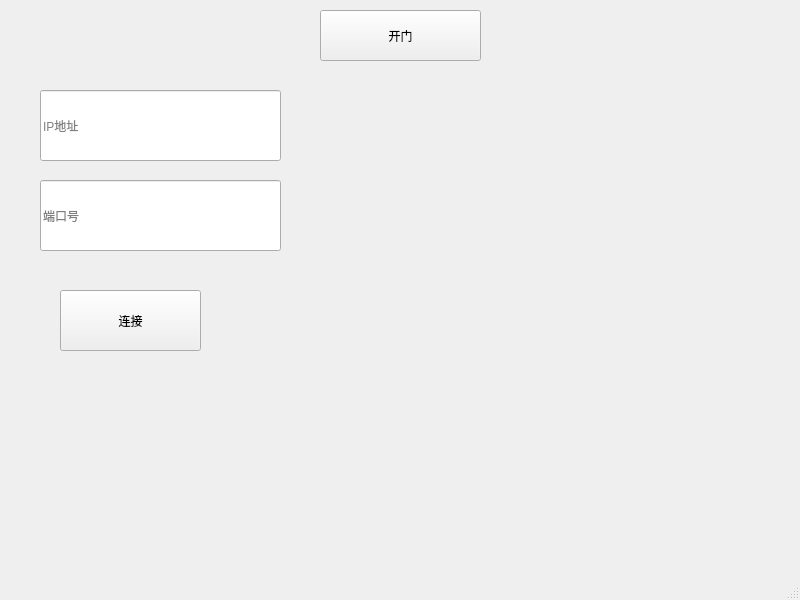
<?xml version="1.0" encoding="UTF-8"?>
<ui version="4.0">
 <class>mqtt</class>
 <widget class="QMainWindow" name="mqtt">
  <property name="geometry">
   <rect>
    <x>0</x>
    <y>0</y>
    <width>800</width>
    <height>600</height>
   </rect>
  </property>
  <property name="windowTitle">
   <string>mqtt</string>
  </property>
  <widget class="QWidget" name="centralwidget">
   <widget class="QLineEdit" name="lineEdit">
    <property name="geometry">
     <rect>
      <x>40</x>
      <y>90</y>
      <width>241</width>
      <height>71</height>
     </rect>
    </property>
    <property name="placeholderText">
     <string>IP地址</string>
    </property>
   </widget>
   <widget class="QLineEdit" name="lineEdit_2">
    <property name="geometry">
     <rect>
      <x>40</x>
      <y>180</y>
      <width>241</width>
      <height>71</height>
     </rect>
    </property>
    <property name="placeholderText">
     <string>端口号</string>
    </property>
   </widget>
   <widget class="QPushButton" name="pushButton">
    <property name="geometry">
     <rect>
      <x>60</x>
      <y>290</y>
      <width>141</width>
      <height>61</height>
     </rect>
    </property>
    <property name="text">
     <string>连接</string>
    </property>
   </widget>
   <widget class="QPushButton" name="pushButton_2">
    <property name="geometry">
     <rect>
      <x>320</x>
      <y>10</y>
      <width>161</width>
      <height>51</height>
     </rect>
    </property>
    <property name="text">
     <string>开门</string>
    </property>
   </widget>
  </widget>
  <widget class="QMenuBar" name="menubar">
   <property name="geometry">
    <rect>
     <x>0</x>
     <y>0</y>
     <width>800</width>
     <height>28</height>
    </rect>
   </property>
  </widget>
  <widget class="QStatusBar" name="statusbar"/>
 </widget>
 <resources/>
 <connections/>
</ui>
